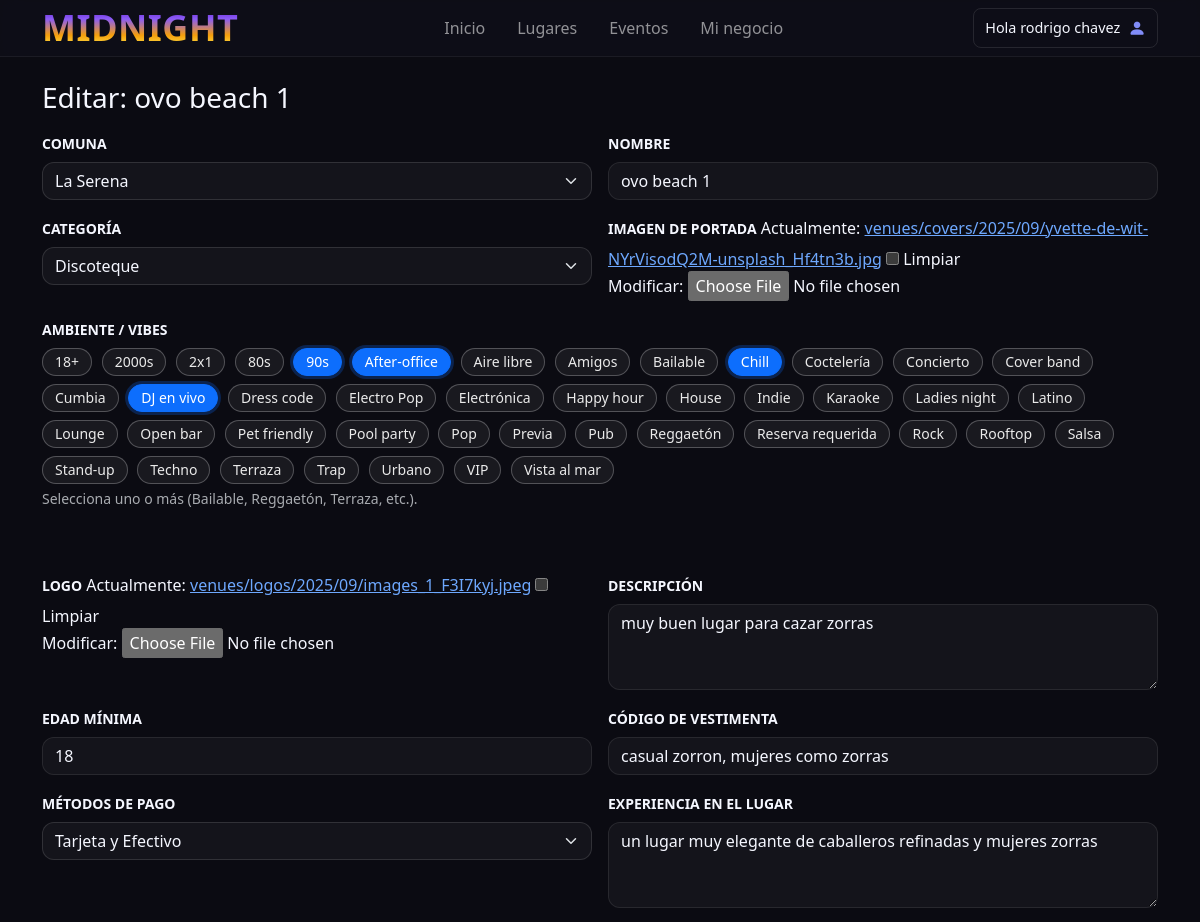
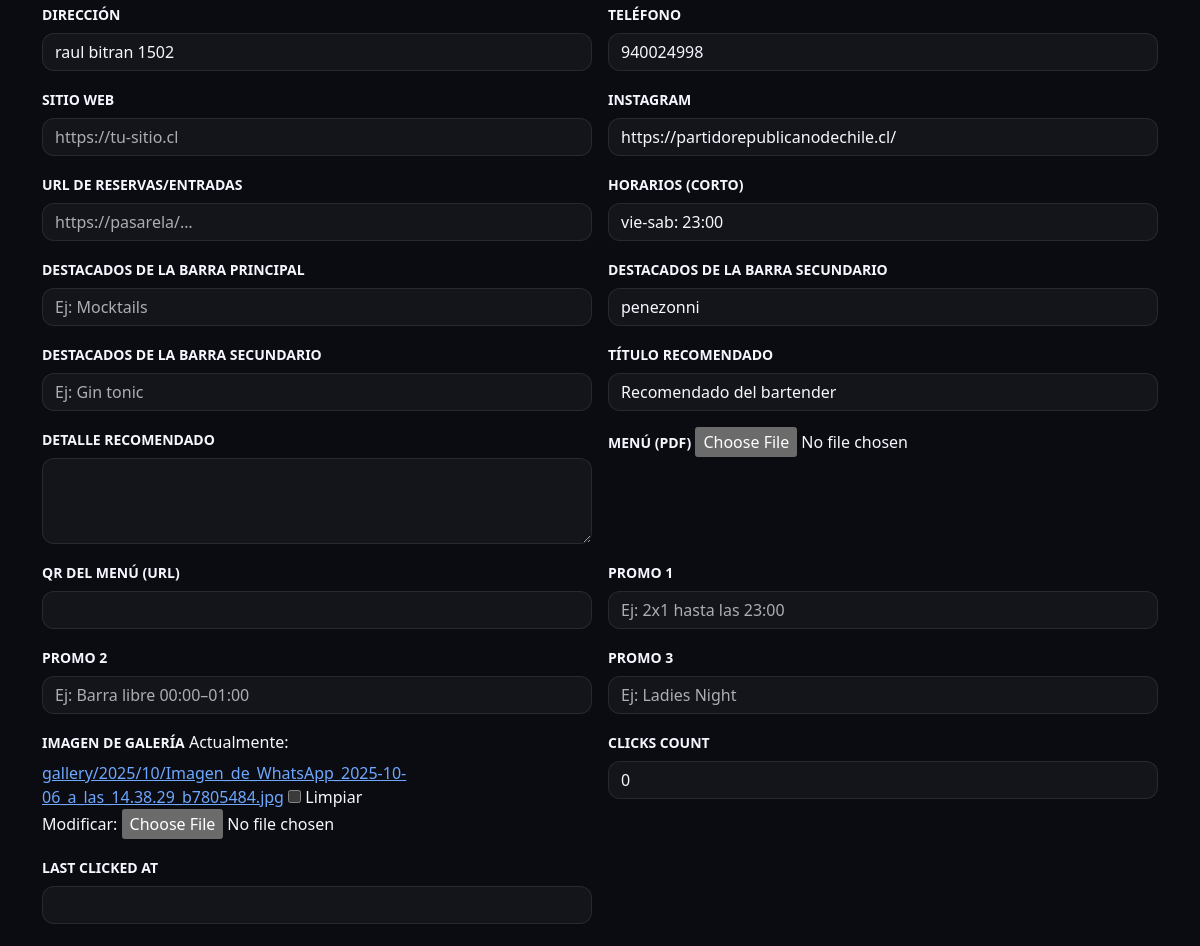
Before: /lugar/ovo-beach/editar/ (signed in, upper part) with the older database file (2 pictures, top to bottom).
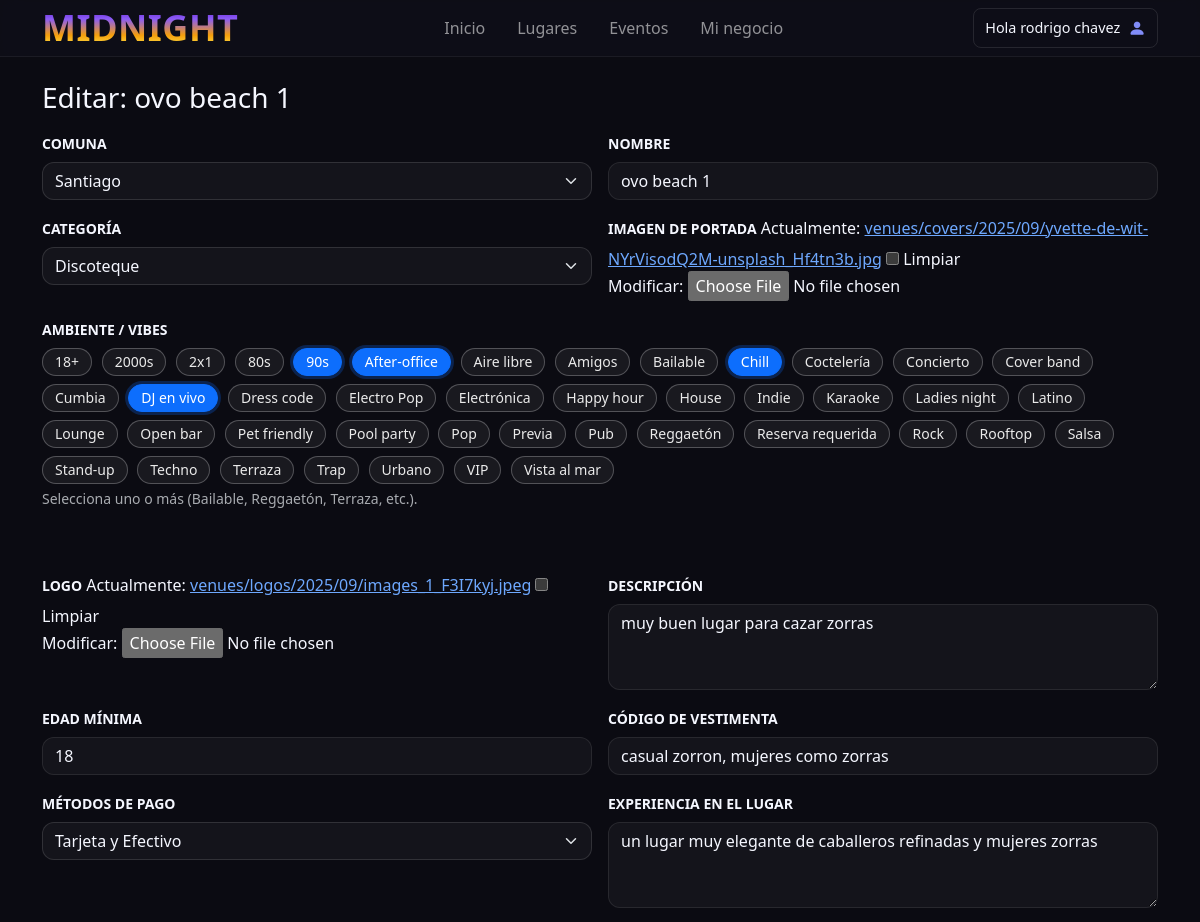
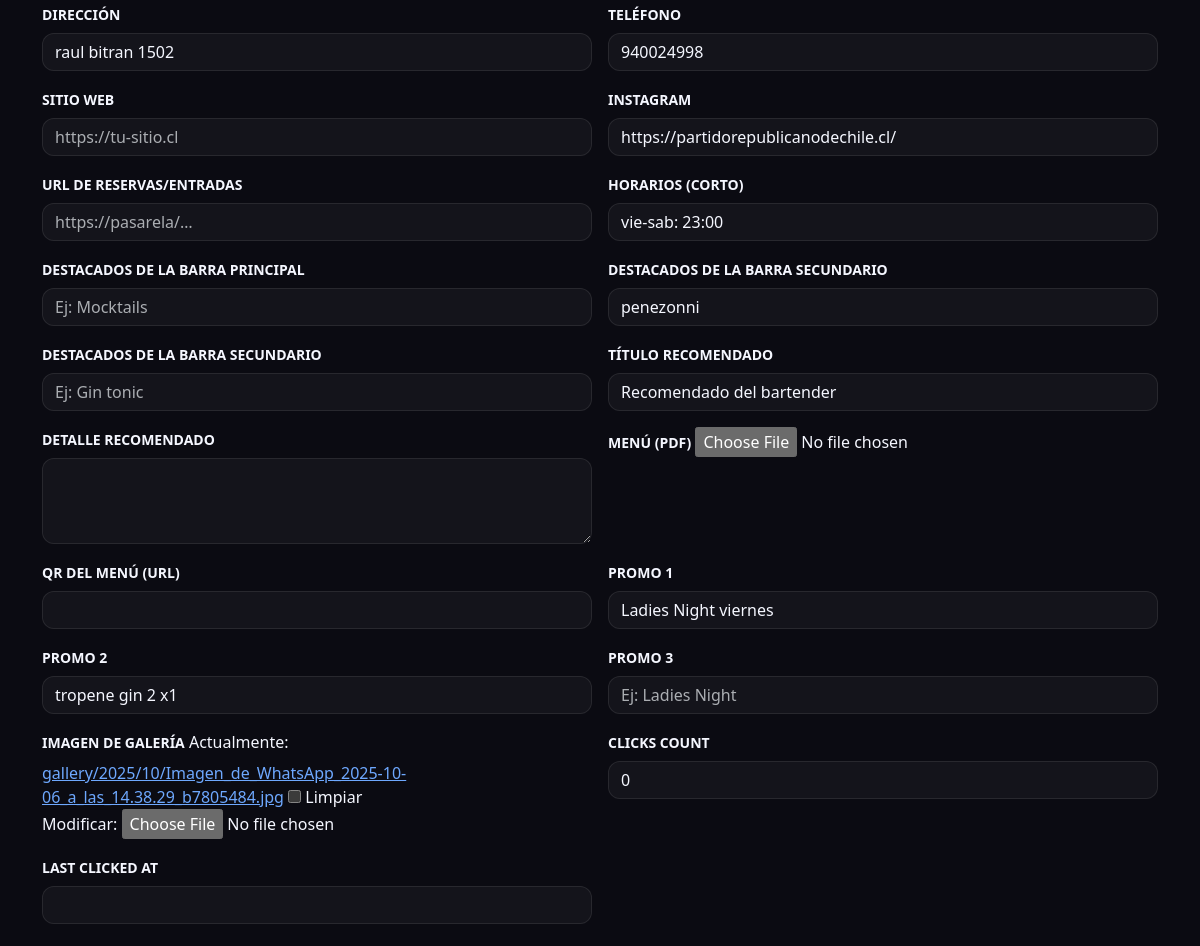
After: the same page with the newer database file (2 pictures, top to bottom).
### app/places/models.py (models this page shows, shortened)
class Venue(models.Model):
    CATEGORY_CHOICES = [
        ("discoteque", "Discoteque"),
        ("pub", "Pub"),
        ("restaurant", "Restaurante"),
        ("rooftop", "Rooftop"),
        ("other", "Otro"),
    ]
    PAYMENT_CHOICES = [
        ("Tarjeta", "Tarjeta"),
        ("Efectivo", "Efectivo"),
        ("Transferencia", "Transferencia"),
        ("Tarjeta y Efectivo", "Tarjeta y Efectivo"),
        ("Tarjeta y Transferencia", "Tarjeta y Transferencia"),
        ("Efectivo y Transferencia", "Efectivo y Transferencia"),
        ("Todo medio de pago", "Todo medio de pago"),
    ]
    Commune = models.ForeignKey(Commune, on_delete=models.PROTECT, related_name="venues")
    owner_user = models.ForeignKey(
        settings.AUTH_USER_MODEL,
        on_delete=models.SET_NULL,
        null=True, blank=True,
        related_name="venues"
    )
    name = models.CharField(max_length=180)
    slug = models.SlugField(max_length=210, unique=True)  # ej: "club-midnight-santiago"
    category = models.CharField(max_length=20, choices=CATEGORY_CHOICES)
    cover_image = models.ImageField(upload_to="venues/covers/%Y/%m/", blank=True)
    vibe_tags = models.ManyToManyField(Tag, blank=True, related_name="venues")  # chips como "Bailable"
    logo = models.ImageField(upload_to="venues/logos/%Y/%m/", blank=True)
    description = models.TextField(blank=True)
    min_age = models.PositiveSmallIntegerField(null=True, blank=True)  # 18+
    dress_code = models.CharField(max_length=120, blank=True)
    payment_methods = models.CharField(max_length=50, choices=PAYMENT_CHOICES, null=True, blank=True)
    experience_venue = models.CharField(max_length=120, blank=True)
    address = models.CharField(max_length=220, blank=True)
    phone = models.CharField(max_length=30, blank=True)
    website = models.URLField(blank=True)
    instagram = models.URLField(blank=True)
    reservation_url = models.URLField(blank=True)
    hours_short = models.CharField(max_length=80, blank=True)
    highlights_1 = models.CharField(max_length=30, blank=True)
    highlights_2 = models.CharField(max_length=30, blank=True)
    highlights_3 = models.CharField(max_length=30, blank=True)
    recommended_title = models.CharField(max_length=120, blank=True, default="Recomendado del bartender")
    recommended_body = models.TextField(blank=True)
    menu_pdf = models.FileField(blank=True)
    menu_qr_url = models.URLField(blank=True)
    vgt_promos_1 = models.CharField(max_length=50, blank=True, null=True)
    vgt_promos_2 = models.CharField(max_length=50, blank=True, null=True)
    vgt_promos_3 = models.CharField(max_length=50, blank=True, null=True)
    gallery_venue = models.ImageField(upload_to="gallery/%Y/%m/", blank=True, null=True)
    is_published = models.BooleanField(default=True)
    clicks_count = models.PositiveIntegerField(default=0)
    last_clicked_at = models.DateTimeField(null=True, blank=True)

class Tag(models.Model):
    name = models.CharField(max_length=40, unique=True)
    def __str__(self):
        return self.name

### app/places/views.py (the view, shortened to what this page needs)
# urls.py: path("lugar/<slug:slug>/editar/", VenueUpdateView.as_view(), name="venue-update"),
class VenueUpdateView(LoginRequiredMixin, UserPassesTestMixin, UpdateView):
    model = Venue
    form_class = VenueUpdateForm
    slug_field = "slug"
    slug_url_kwarg = "slug"
    template_name = "venue_update_form.html"
    context_object_name = "venue"
    def get_queryset(self):
        qs = (
            Venue.objects
            .select_related("Commune", "owner_user")
            .prefetch_related("vibe_tags")
        )
        u = self.request.user
        return qs if (u.is_superuser or u.is_staff) else qs.filter(owner_user=u)
    def test_func(self):
        obj = self.get_object()
        u = self.request.user
        return u.is_authenticated and (obj.owner_user_id == u.id or u.is_staff or u.is_superuser)
    def get_context_data(self, **kwargs):
        ctx = super().get_context_data(**kwargs)
        v = self.object
        ctx["all_tags"] = Tag.objects.order_by("name")
        if self.request.method == "POST":
            try:
                ctx["selected_tag_ids"] = [int(x) for x in self.request.POST.getlist("vibe_tags")]
            except ValueError:
                ctx["selected_tag_ids"] = []
        else:
            ctx["selected_tag_ids"] = list(v.vibe_tags.values_list("id", flat=True))
        return ctx

### app/account/context_processors.py (called while the page is built)
def account_flags(request):
    is_owner = False
    if request.user.is_authenticated:
        try:
            is_owner = getattr(request.user.profile, "is_owner", False)
        except Profile.DoesNotExist:
            is_owner = False
    return {"is_owner": is_owner}

### app/account/models.py (called while the page is built)
    @property
    def is_owner(self): return self.role == "owner"

### app/places/models.py (called while the page is built)
    def __str__(self):
        return self.name

### templates/venue_update_form.html (shortened to what this page needs)
{% extends "base.html" %}
{% load static %}
{% block content %}
<div class="container py-4">
  <h1 class="h3 mb-3">Editar: {{ venue.name }}</h1>
  <form method="post" enctype="multipart/form-data" novalidate>
    <div class="row g-3">
      {% for field in form %}
        {% if field.name == "vibe_tags" %}
          <div class="col-12 mb-5">
            <label class="form-label small text-uppercase fw-semibold">Ambiente / Vibes</label>
            <div class="tag-picker ">
              {% for t in all_tags %}
                <div class="tag-chip">
                  <label for="tag_{{ t.id }}">{{ t.name }}</label>
                </div>
              {% endfor %}
            </div>
            <div class="form-text">Selecciona uno o más (Bailable, Reggaetón, Terraza, etc.).</div>
          </div>
        {% else %}
          <div class="col-12 {% if field.field.widget.input_type != 'textarea' %}col-md-6{% endif %}">
            <label class="form-label small text-uppercase fw-semibold" for="{{ field.id_for_label }}">
              {{ field.label }}
            </label>
            {{ field }}
          </div>
        {% endif %}
      {% endfor %}
    </div>
  </form>
</div>
{% endblock %}

### templates/base.html (shortened to what this page needs)
{% load static %}
<!doctype html>
<html lang="es" data-bs-theme="dark">
<head>
  <link rel="stylesheet" href="https://cdn.jsdelivr.net/npm/choices.js/public/assets/styles/choices.min.css">
  <link href="https://cdn.jsdelivr.net/npm/bootstrap@5.3.3/dist/css/bootstrap.min.css" rel="stylesheet">
  <link href="https://cdn.jsdelivr.net/npm/bootstrap-icons@1.11.3/font/bootstrap-icons.css" rel="stylesheet">
  <link rel="stylesheet" href="{% static 'css/styles.css' %}">
</head>
<body>
{% with url_name=request.resolver_match.url_name %}
<nav class="navbar navbar-expand-lg navbar-dark nav-glass sticky-top">
  <div class="container">
    <a class="navbar-brand d-flex py-0 align-items-center fw-bold" href="{% url 'home' %}" aria-label="MidNight">
      <span class="logo-text d-none d-sm-inline">MIDNIGHT</span>
    </a>
    <div id="nav" class="collapse navbar-collapse">
      <ul class="navbar-nav w-100 justify-content-center align-items-lg-center gap-lg-3">
        <li class="nav-item">
          <a class="nav-link {% if url_name == 'home' %}active{% endif %}" href="{% url 'home' %}">Inicio</a>
        </li>
        <li class="nav-item">
          <a class="nav-link {% if url_name == 'city_index' %}active{% endif %}" href="{% url 'city_index' %}">Lugares</a>
        </li>
        <li class="nav-item">
          <a class="nav-link {% if url_name == 'events-detail' %}active{% endif %}" href="{% url 'events-detail' %}">Eventos</a>
        </li>
        {% if request.user.is_authenticated and request.user.venues.exists %}
        <li class="nav-item">
          <a class="nav-link {% if url_name == 'list_venues-owner' %}active{% endif %}" href="{% url 'list_venues-owner' %}">
            Mi negocio
          </a>
        </li>
        {% endif %}
      </ul>
      <div class="d-flex align-items-center">
        {% if request.user.is_authenticated %}
        <div class="dropdown">
          <button class="btn user-btn d-flex align-items-center gap-2" data-bs-toggle="dropdown" aria-expanded="false">
            <span class="user-name">Hola {{ request.user.first_name|default:request.user.username }}</span>
            <i class="bi bi-person-fill user-icon"></i>
          </button>
        </div>
        {% else %}
          <a class="btn btn-outline-light btn-auth" href="{% url 'login' %}">Acceder</a>
          <a class="btn btn-brand ms-2 btn-auth" href="{% url 'signup-choice' %}">Registrarse</a>
        {% endif %}
      </div>
    </div>
  </div>
</nav>
{% endwith %}
<main id="content" class="flex-grow-1">
  {% block content %}{% endblock %}
</main>
</body>
</html>

### static/css/styles.css (style rules this page uses)
:root { --brand-50:#eef2ff; --brand-100:#e0e7ff; --brand-200:#c7d2fe; --brand-300:#a5b4fc; --brand-400:#818cf8; --brand-500:#6366f1; --brand-600:#5850ec; --brand-700:#4f46e5; --brand-800:#4338ca; --brand-900:#3730a3; --app-bg-gradient: linear-gradient(135deg, #0b0c12 0%, #1a1e4a 60%, #20227a 100%); --accent-500:#22d3ee; --highlight-500:#f43f5e; --surface-0:#0b0b12; --surface-1:#11111a; --surface-2:#171826; --text-1:#f5f7ff; --text-2:#b9c0d4; --bg-1:#0b0c12; --bg-2:#12132a; --field-bg: rgba(255,255,255,.04); --field-bd: rgba(255,255,255,.12); --focus: rgba(99,102,241,.45); --radius-lg:1rem; --radius-md:.75rem; --radius-sm:.5rem; --ring:0 0 0 .25rem rgba(99,102,241,.25); --shadow-1:0 6px 30px rgba(0,0,0,.35); --shadow-2:0 10px 50px rgba(35,35,95,.45); --grad-hero: radial-gradient(1200px 600px at 10% 0%, rgba(99,102,241,.25), transparent 60%), radial-gradient(900px 500px at 90% 10%, rgba(34,211,238,.18), transparent 60%), linear-gradient(180deg, #0b0b12 0%, #0b0b12 100%); }
:root { --logo-grad: linear-gradient(180deg, #6C2BD9 0%, #8B5CF6 25%, #F59E0B 70%, #FDE047 100%); }
.logo-text { font-size: clamp(1.5rem, 2.2vw + 1rem, 2.25rem); line-height: 1; letter-spacing: 0.5px; background: var(--logo-grad); -webkit-background-clip: text; background-clip: text; -webkit-text-fill-color: transparent; color: transparent; font-weight: 900; }
html,body { background:var(--surface-0); color:var(--text-1); }
.nav-glass { backdrop-filter:saturate(160%) blur(10px); background:rgba(17,17,26,.55)!important; border-bottom:1px solid rgba(255,255,255,.06) }
.form-control, .form-select { background-color:rgba(255,255,255,.04)!important; color:var(--text-1)!important; border:1px solid rgba(255,255,255,.12)!important; border-radius:var(--radius-md)!important; }
select { background-color: #111; color: white; border: 1px solid #444; padding: 5px; border-radius: 5px; }
option { background-color: #111; color: white; }
option:checked, option:hover, option:focus { background-color: #333; color: white; }
.tag-picker { display: flex; flex-wrap: wrap; gap: .5rem .6rem; }
.tag-chip { position: relative; display: inline-block; }
.tag-chip label { display: inline-block; padding: .38rem .75rem; border: 1px solid rgba(255,255,255,.25); border-radius: 9999px; font-size: .875rem; line-height: 1; cursor: pointer; user-select: none; transition: background .2s ease, color .2s ease, border-color .2s ease, box-shadow .2s ease; background: rgba(255,255,255,.06); color: #eaeaea; }
.tag-chip input[type="checkbox"]:checked + label { background: #0d6efd; border-color: #0d6efd; color: #fff; box-shadow: 0 0 0 3px rgba(13,110,253,.25); }
.user-btn { background: transparent; border: 1px solid rgba(255,255,255,.1); border-radius: .5rem; color: var(--text-1); padding: .35rem .7rem; font-size: .9rem; transition: background .2s ease, border-color .2s ease; }
.user-name { color: var(--text-1); white-space: nowrap; }
.user-icon { font-size: 1.1rem; color: var(--brand-400); }

Changed rows visible on the page:
changed Venue "ovo beach 1": Commune "La Serena" → "Santiago"; vgt_promos_1 (not shown) → "Ladies Night viernes"; vgt_promos_2 (not shown) → "tropene gin 2 x1"
